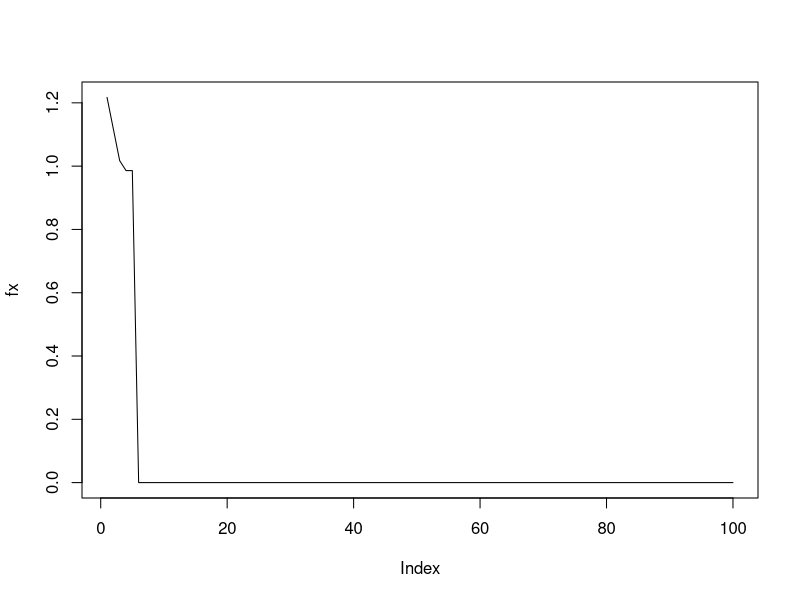

This figure's R source:
#parametre
eps <- 1e-06
mk <- 10
x0 <- c(2,2)
c <- 2
k <- 0
maxk <- 100
#target
f <- function(x)
{
  - x[1] + x[2]
}
#augmentation function
af <- function(x)
{
  (- x[1] + x[2]) + mk*((x[1]+x[2]-1)^2 + (max(0,-log(x[2])))^2)
}
#optimize
x1 <- x0
res <- optim(x0,af,method = "CG")
while((abs(f(x1)-f(res$par)) > eps) & (k <= maxk))
{
  x1 <- res$par
  mk <- c*mk
  res <- optim(res$par,af,method = "CG")
  print(k)
  print(res$par)
  print(f(res$par))
  print("========================================")
  k <- k+1
}







#parametre
eps <- 1e-06
rk <- 10
x0 <- c(2,2)
c <- 0.1
k <- 0
maxk <- 100
#target
f <- function(x)
{
  - x[1] + x[2]
}
#augmentation function
af <- function(x)
{
  (- x[1] + x[2]) + rk*(1/log(x[2])) + (1/(sqrt(rk)))*((x[1]+x[2]-1)^2)
}
#parametre
x1 <- x0
res <- optim(x0,af)
fx <- rep(0,100)
while((abs(f(x1)-f(res$par)) > eps) & (k <= maxk))
{
  x1 <- res$par
  rk <- c*rk
  res <- optim(res$par,af)
  fx[k+1] <- f(res$par)
  print(k)
  print(res$par)
  print(f(res$par))
  print("========================================")
  k <- k+1
}
plot(fx,type = "l")